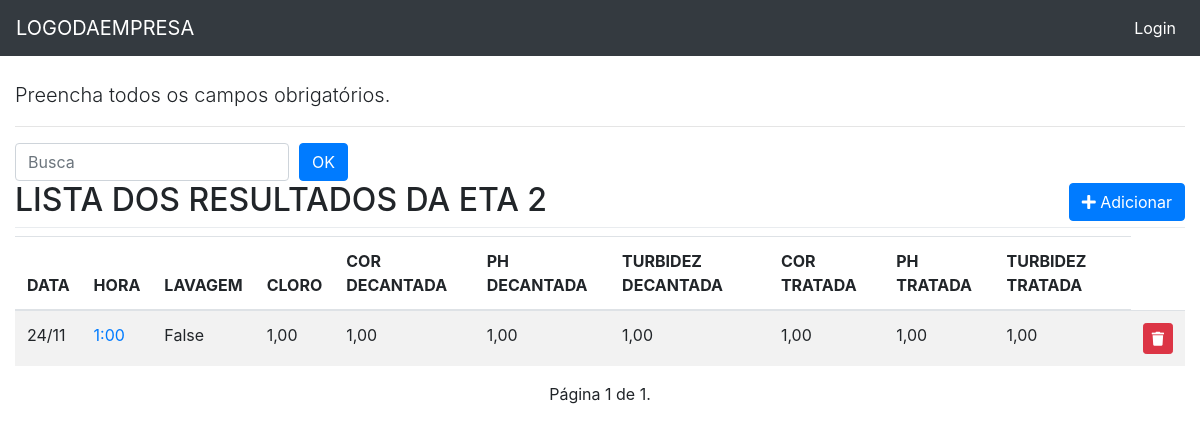
/eta_dois/list/, run on the app's committed database.
### eta_dois/models.py (models this page shows, shortened)
class Etadois(models.Model):
    data = models.DateField('Data', auto_now=False, auto_now_add=False)
    hora = models.CharField(max_length=5, choices=HORA_CHOICE)
    lavagem = models.BooleanField('Lavagem', default=False, blank=True)
    cloro = models.DecimalField('Cloro', max_digits=4, decimal_places=2, blank=True, null=True)
    cor_d = models.DecimalField('Cor Decantada', max_digits=4, decimal_places=2, blank=True, null=True)
    ph_d = models.DecimalField('Ph Decantada', max_digits=4, decimal_places=2, blank=True, null=True)
    turbidez_d = models.DecimalField('Turbidez Decantada', max_digits=4, decimal_places=2, blank=True, null=True)
    cor_t = models.DecimalField('Cor Tratada', max_digits=4, decimal_places=2, blank=True, null=True)
    ph_t = models.DecimalField('Ph Tratada', max_digits=4, decimal_places=2, blank=True, null=True)
    turbidez_t = models.DecimalField('Turbidez Tratada', max_digits=4, decimal_places=2, blank=True, null=True)
    class Meta:
        ordering = ('-data',)
        verbose_name = 'ETA DOIS'

### eta_dois/views.py (the view)
# urls.py: path('list/', v.eta_dois_list, name='eta_dois_list'),
def eta_dois_list(request):
    template_name = 'eta_dois_list.html'
    obj = Etadois.objects.all()
    paginator = Paginator(obj, 12)
    page_number = request.GET.get('page')
    object_list = paginator.get_page(page_number)
    context = {'object_list': object_list}
    return render(request, template_name, context)

### eta_dois/templates/eta_dois_list.html (shortened to what this page needs)
{% extends "base.html" %}
{% load static %}
{% block content %}
    <p class="lead">
    Preencha todos os campos obrigatórios.
    </p>
<hr>
<div class="row">
  <div class="col-sm-6">
    <form action="." method="GET" class="form-inline">
      <input type="text" id="search" name="search" class="form-control" placeholder="Busca">
      <input type="submit" class="btn btn-primary" style="margin-left: 10px;" value="OK">
    </form>
  </div>
</div>
<div class="page-header">
    <h2>LISTA DOS RESULTADOS DA ETA 2
      <span class="pull-right">
        <a href="{% url 'eta_dois:eta_dois_add' %}">
          <button type="button" class="btn btn-primary">
            <span class="fa fa-plus"></span> Adicionar
          </button>
        </a>
      </span>
      <div class="dropdown-divider"></div>
    </h2>
    {% if object_list %}
    <div class="table-reponsive">
        <table class="table table-striped">
          <thead>
            <tr>
              <th>DATA</th>
              <th>HORA</th>
              <th>LAVAGEM</th>
              <th>CLORO</th>
              <th>COR DECANTADA</th>
              <th>PH DECANTADA</th>
              <th>TURBIDEZ DECANTADA</th>
              <th>COR TRATADA</th>
              <th>PH TRATADA</th>
              <th>TURBIDEZ TRATADA</th>
            </tr>
          </thead>
          <tbody>
          {% for object in object_list %}
              <tr>
                <td class="text-left">{{ object.data|date:"d/m" }}</td>
                <td>
                  <a href="{% url 'eta_dois:eta_dois_update' object.pk %}">{{ object.hora }}</a>
                </td>
                <td class="text-left">{{ object.lavagem }}</td>
                <td class="text-left">{{ object.cloro }}</td>
                <td class="text-left">{{ object.cor_d }}</td>
                <td class="text-left">{{ object.ph_d}}</td>
                <td class="text-left">{{ object.turbidez_d}}</td>
                <td class="text-left">{{ object.cor_t}}</td>
                <td class="text-left">{{ object.ph_t}}</td>
                <td class="text-left">{{ object.turbidez_t }}</td>
                <td>
                      <a href="{% url 'eta_dois:eta_dois_delete' object.pk %}" class="btn btn-danger btn-sm" title="Excluir"
                      onclick="return confirm('Tem certeza que deseja exluir?')">
                          <i class="fa fa-trash" aria-hidden="true"></i>
                      </a>
                </td>
              </tr>
          </tbody>
      {% endfor %}
        </table>
    </div>
    <div class="pagination">
        <span class="step_links">
            <span class="current">
                Página {{ object_list.number }} de {{ object_list.paginator.num_pages }}.
            </span>
        </span>
    </div>
  {% else %}
    <p class="alert alert-warning">Sem itens na lista.</p>
  {% endif %}
</div>
{% endblock content %}l>

### core/static/css/style.css (style rules this page uses)
body { margin-top: 80px; }
.pagination { margin-bottom: 20px; }
.step_links { position: relative; margin-left: auto; margin-right: auto; }

### data on the page
Etadois: data "24/11", hora "1:00", lavagem "False", cloro "1,00", cor_d "1,00", ph_d "1,00", turbidez_d "1,00", cor_t "1,00", ph_t "1,00", turbidez_t "1,00"

### other printed values
{{ object_list.number }} "1"
{{ object_list.paginator.num_pages }} "1"
